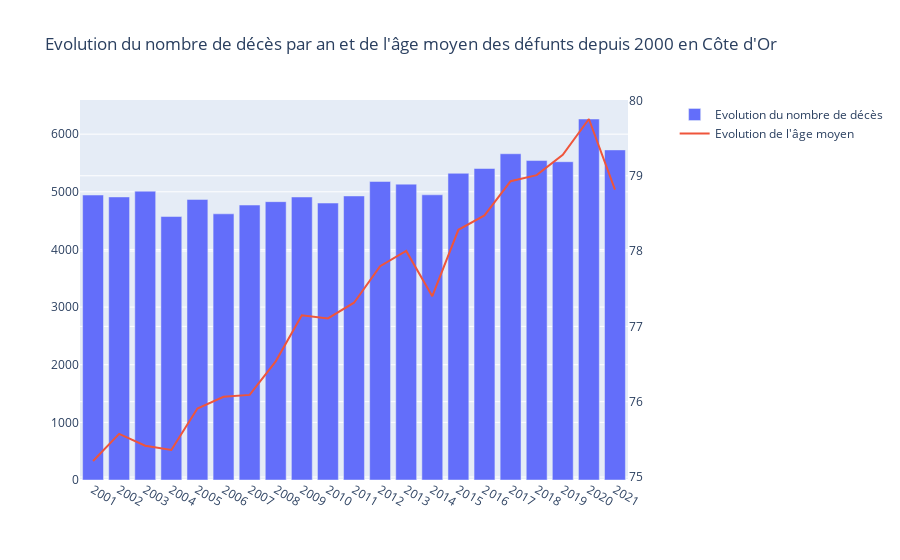

The notebook cell this image was saved under:
### Code cell
import plotly.graph_objects as go
from plotly.subplots import make_subplots

# Create figure with secondary y-axis
fig = make_subplots(specs=[[{"secondary_y": True}]])

# Add traces
fig.add_trace(
    go.Bar(x=db_age_moyen_cote_d_or["year"], y=db_age_moyen_cote_d_or["Nombre de décès"], name="Evolution du nombre de décès"),
    secondary_y=False, 
)

fig.add_trace(
    go.Scatter(x=db_age_moyen_cote_d_or["year"], y=db_age_moyen_cote_d_or["Age moyen des défunts"], name="Evolution de l'âge moyen"),
    secondary_y=True, 
)

# Add figure title
fig.update_layout(
    title_text="Evolution du nombre de décès par an et de l'âge moyen des défunts depuis 2000 en Côte d'Or",
)

'''# Set x-axis title
fig.update_xaxes(title_text="% évolution décès par rapport à l'année précédente")'''

'''# Set y-axes titles
fig.update_yaxes(title_text="<b>Nombre décès par mois</b>", secondary_y=False)
fig.update_yaxes(title_text="<b>% par rapport à l'année précédente</b> ", secondary_y=True)'''
fig.write_html("cartes-inter/chart_evol_deces_2000_2020_cote_d_or.html")
fig.write_json("cartes-inter/chart_evol_deces_2000_2020_cote_d_or.json")

fig.show()

### Figure 1 — Plotly figure (JSON) as saved in the notebook; plotly's stock layout.template omitted (floating-point values rounded to 4 significant figures)
{"data": [{"name": "Evolution du nombre de décès", "type": "bar", "x": ["2001", "2002", "2003", "2004", "2005", "2006", "2007", "2008", "2009", "2010", "2011", "2012", "2013", "2014", "2015", "2016", "2017", "2018", "2019", "2020", "2021"], "xaxis": "x", "y": [4944, 4911, 5011, 4571, 4868, 4618, 4770, 4829, 4910, 4805, 4928, 5179, 5133, 4948, 5321, 5404, 5660, 5542, 5522, 6263, 5727], "yaxis": "y"}, {"name": "Evolution de l'âge moyen", "type": "scatter", "x": ["2001", "2002", "2003", "2004", "2005", "2006", "2007", "2008", "2009", "2010", "2011", "2012", "2013", "2014", "2015", "2016", "2017", "2018", "2019", "2020", "2021"], "xaxis": "x", "y": [75.21, 75.57, 75.42, 75.36, 75.91, 76.06, 76.09, 76.54, 77.15, 77.11, 77.31, 77.8, 78.0, 77.4, 78.28, 78.47, 78.93, 79.01, 79.28, 79.75, 78.82], "yaxis": "y2"}], "layout": {"title": {"text": "Evolution du nombre de décès par an et de l'âge moyen des défunts depuis 2000 en Côte d'Or"}, "xaxis": {"anchor": "y", "domain": [0, 0.94]}, "yaxis": {"anchor": "x", "domain": [0, 1]}, "yaxis2": {"anchor": "x", "overlaying": "y", "side": "right"}}}
